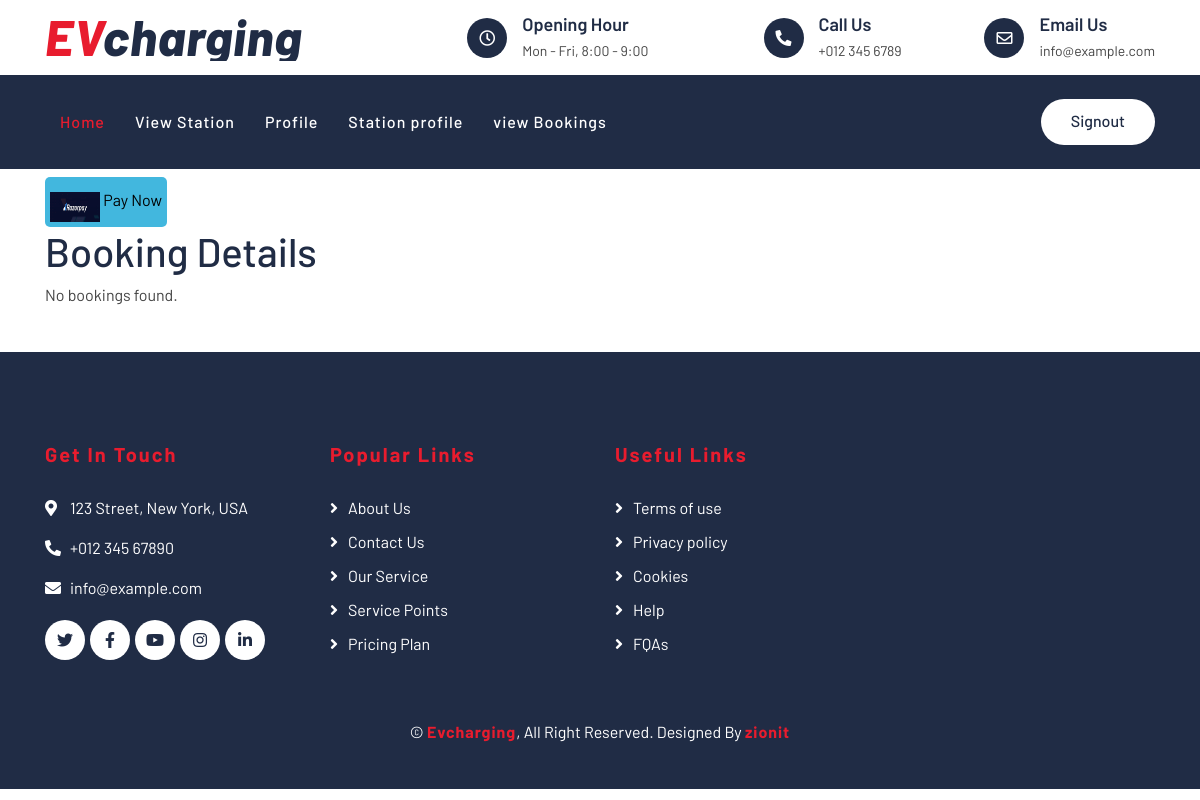
The page /booking-details/ (signed in) on the database as committed earlier.
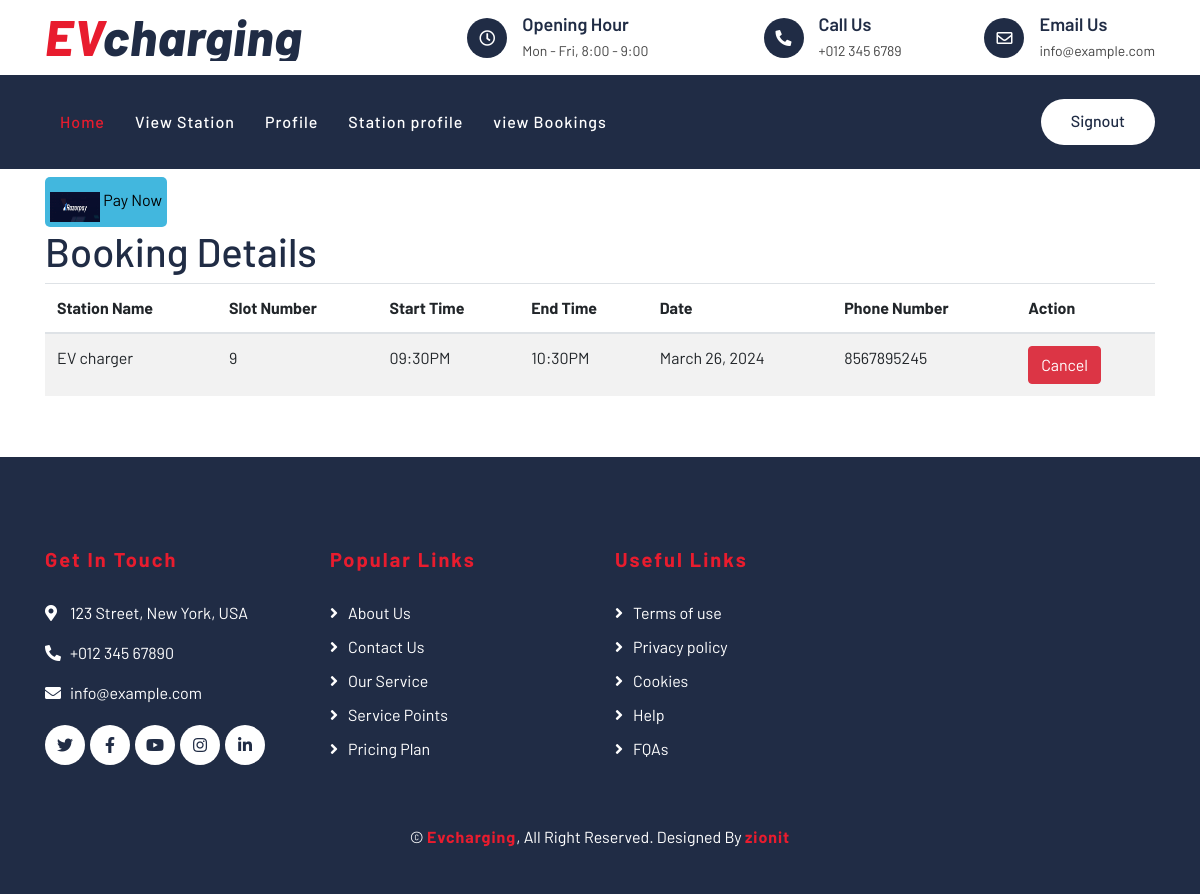
The same page on the database as committed later.
### users_app/models.py (models this page shows)
class Booking(models.Model):
    user = models.ForeignKey(User, on_delete=models.CASCADE, null=True)
    station = models.ForeignKey(Station, on_delete=models.CASCADE, related_name='bookings', null=True)
    slot_number = models.IntegerField(null=True)  # Modified
    start_time = models.CharField(max_length=10,null=True)
    end_time = models.CharField(max_length=10,null=True)
    date = models.DateField(null=True)
    phone_number = models.CharField(max_length=15)
    booked_by = models.ForeignKey(User, on_delete=models.CASCADE, related_name='booked_items', null=True)
    status = models.CharField(max_length=20, default='Pending')

### station_app/models.py (models this page shows)
class Station(models.Model):
    station_ID=models.AutoField(primary_key=True)
    station_name=models.CharField(max_length=200)
    station_address=models.CharField(max_length=200)
    station_price=models.CharField(max_length=200)
    station_phone=models.CharField(max_length=200)
    station_email=models.EmailField(max_length=200)
    station_caption=models.CharField(max_length=200)
    station_image=models.ImageField(null=True ,blank=True,upload_to="simages")
    station_area=models.CharField(max_length=200)
    slots=models.IntegerField(null=True,blank=True)

### users_app/views.py (the view)
# urls.py: path('booking-details/', views.booking_details, name='booking_details'),
@login_required
def booking_details(request):
    user_bookings = Booking.objects.select_related('station').filter(booked_by=request.user)
    return render(request, "users/booking_details.html", {'user_bookings': user_bookings})

### templates/users/booking_details.html (shortened to what this page needs)
{% extends "users/viewpage.html" %}
{%load static%}
{% block content %}
<div class="container">
        <button id="pay-button" class="button  mt-2 razorpay" style="border: none; background-color: rgb(66, 183, 222); border-radius: 5px; padding: 5px;">
          <span>
              <img src="{%static '/img/razor.png' %}" height="30px" width="50px" alt="" class="me-2" style="margin-top: 10px; ">
              Pay Now
          </span>
      </button>
    <h1>Booking Details</h1>
    {% if user_bookings %}
    <div class="table-responsive">
        <table class="table table-striped">
            <thead>
                <tr>
                    <th>Station Name</th>
                    <th>Slot Number</th>
                    <th>Start Time</th>
                    <th>End Time</th>
                    <th>Date</th>
                    <th>Phone Number</th>
                    <th>Action</th>
                </tr>
            </thead>
            <tbody>
                {% for booking in user_bookings %}
                <tr>
                    <td>{{ booking.station.station_name }}</td>
                    <td>{{ booking.slot_number }}</td>
                    <td>{{ booking.start_time }}</td>
                    <td>{{ booking.end_time }}</td>
                    <td>{{ booking.date }}</td>
                    <td>{{ booking.phone_number }}</td>
                    <td> <form action="{% url 'cancel_booking' booking.id %}" method="post">
                        <button type="submit" class="btn btn-danger">Cancel</button>
                    </form></td>
                </tr>
                {% endfor %}
            </tbody>
        </table>
    </div>
    {% else %}
    <p>No bookings found.</p>
    {% endif %}
</div>
{%endblock%}

Rows that differ between the two databases and show on the page:
added Booking: station.station_name "EV charger", slot_number "9", start_time "09:30PM", end_time "10:30PM", date "March 26, 2024", phone_number "8567895245"
Other text that changed with them:
text no longer shown: "No bookings found."
text now shown: "Station Name Slot Number Start Time End Time Date Phone Number Action"
